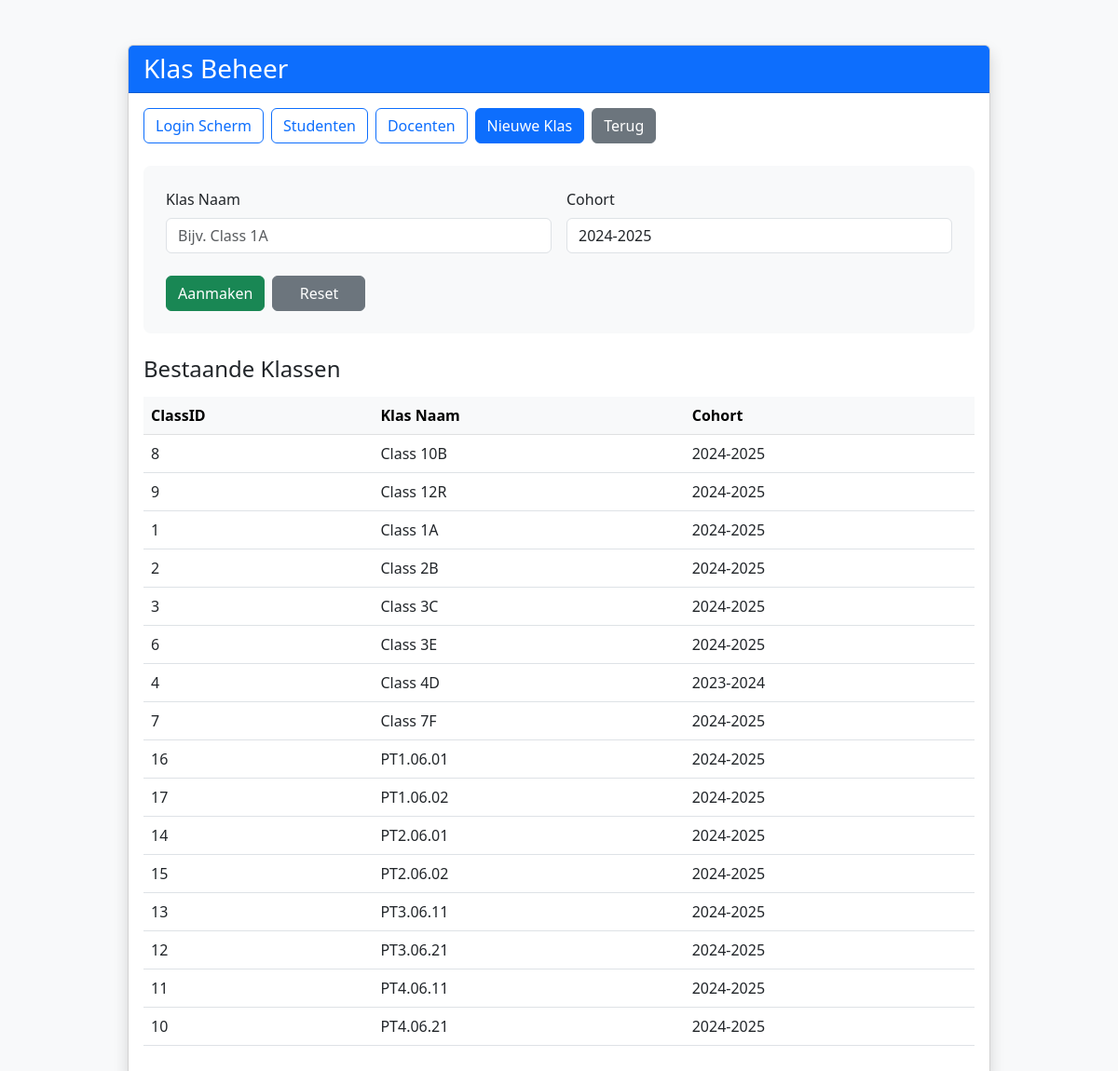
/create_class.php, run on the app's committed database.
### tables this page shows
CREATE TABLE `classes` (
  `ClassID` int(11) NOT NULL,
  `ClassName` varchar(50) NOT NULL,
  `Cohort` varchar(20) DEFAULT NULL
);

### create_class.php (the view, shortened to what this page needs)
<?php
$dbConfig = [
    'dsn' => "mysql:host=127.0.0.1;dbname=role_management_db3;charset=utf8mb4",
    'username' => "root",
    'password' => "",
    'options' => [PDO::ATTR_ERRMODE => PDO::ERRMODE_EXCEPTION]
];
try {
    $pdo = new PDO($dbConfig['dsn'], $dbConfig['username'], $dbConfig['password'], $dbConfig['options']);
} catch (PDOException $e) {
    die("Database connection failed: " . $e->getMessage());
}
$classes = $pdo->query("SELECT * FROM classes ORDER BY ClassName")->fetchAll(PDO::FETCH_ASSOC);
?>
<!DOCTYPE html>
<html lang="nl">
<head>
    <link href="https://cdn.jsdelivr.net/npm/bootstrap@5.3.0/dist/css/bootstrap.min.css" rel="stylesheet">
</head>
<body class="bg-light">
    <div class="container py-5">
        <div class="row justify-content-center">
            <div class="col-lg-10">
                <div class="card card-shadow">
                    <div class="card-header bg-primary text-white">
                        <h3 class="mb-0">Klas Beheer</h3>
                    </div>
                    <div class="card-body">
                        <div class="mb-4 d-flex gap-2">
                            <a href="home.html" class="btn btn-outline-primary">Login Scherm</a>
                            <a href="beheerStud.php" class="btn btn-outline-primary">Studenten</a>
                            <a href="beheerDocent.php" class="btn btn-outline-primary">Docenten</a>
                            <a href="create_class.php" class="btn btn-primary">Nieuwe Klas</a>
                            <button type="button" onclick="history.back()" class="btn btn-secondary">Terug</button>
                        </div>
                        <form method="POST" class="form-section p-4 mb-4">
                            <div class="row g-3 align-items-end">
                                <div class="col-md-6">
                                    <label for="classname" class="form-label">Klas Naam</label>
                                    <input type="text" name="classname" id="classname"
                                           class="form-control" placeholder="Bijv. Class 1A" required>
                                </div>
                                <div class="col-md-6">
    <label for="cohort" class="form-label">Cohort</label>
    <select name="cohort" id="cohort" class="form-control" required>
        <option value="2024-2025">2024-2025</option>
    </select>
</div>
                            </div>
                            <div class="action-buttons mt-4 d-flex gap-2">
                                <button type="submit" class="btn btn-success">Aanmaken</button>
                                <button type="reset" class="btn btn-secondary">Reset</button>
                            </div>
                        </form>
                        <h4 class="mb-3">Bestaande Klassen</h4>
                        <div class="table-responsive">
                            <table class="table table-hover align-middle">
                                <thead class="table-light">
                                    <tr>
                                        <th>ClassID</th>
                                        <th>Klas Naam</th>
                                        <th>Cohort</th>
                                    </tr>
                                </thead>
                                <tbody>
                                    <?php foreach ($classes as $class): ?>
                                        <tr>
                                            <td><?= htmlspecialchars($class['ClassID']) ?></td>
                                            <td><?= htmlspecialchars($class['ClassName']) ?></td>
                                            <td><?= htmlspecialchars($class['Cohort']) ?></td>
                                        </tr>
                                    <?php endforeach; ?>
                                </tbody>
                            </table>
                        </div>
                    </div>
                </div>
            </div>
        </div>
    </div>
</body>
</html>

### create_class.php (style rules this page uses)
.card-shadow { box-shadow: 0 0.5rem 1rem rgba(0,0,0,0.15); }
.form-section { background: #f8f9fa; border-radius: 0.5rem; }
.action-buttons .btn { min-width: 100px; }

### data on the page
classes: ClassID "8", ClassName "Class 10B", Cohort "2024-2025"
classes: ClassID "9", ClassName "Class 12R", Cohort "2024-2025"
classes: ClassID "1", ClassName "Class 1A", Cohort "2024-2025"
classes: ClassID "2", ClassName "Class 2B", Cohort "2024-2025"
classes: ClassID "3", ClassName "Class 3C", Cohort "2024-2025"
classes: ClassID "6", ClassName "Class 3E", Cohort "2024-2025"
classes: ClassID "4", ClassName "Class 4D", Cohort "2023-2024"
classes: ClassID "7", ClassName "Class 7F", Cohort "2024-2025"
classes: ClassID "16", ClassName "PT1.06.01", Cohort "2024-2025"
classes: ClassID "17", ClassName "PT1.06.02", Cohort "2024-2025"
classes: ClassID "14", ClassName "PT2.06.01", Cohort "2024-2025"
classes: ClassID "15", ClassName "PT2.06.02", Cohort "2024-2025"
classes: ClassID "13", ClassName "PT3.06.11", Cohort "2024-2025"
classes: ClassID "12", ClassName "PT3.06.21", Cohort "2024-2025"
classes: ClassID "11", ClassName "PT4.06.11", Cohort "2024-2025"
classes: ClassID "10", ClassName "PT4.06.21", Cohort "2024-2025"
